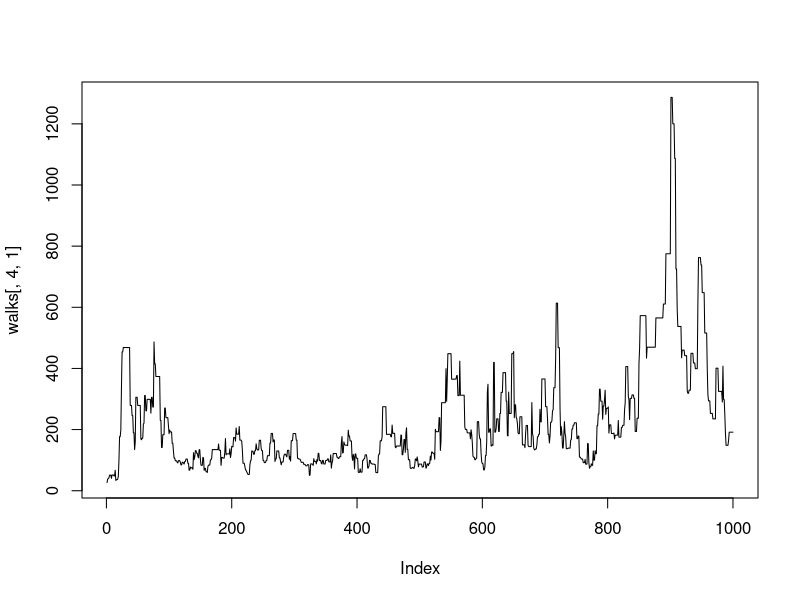
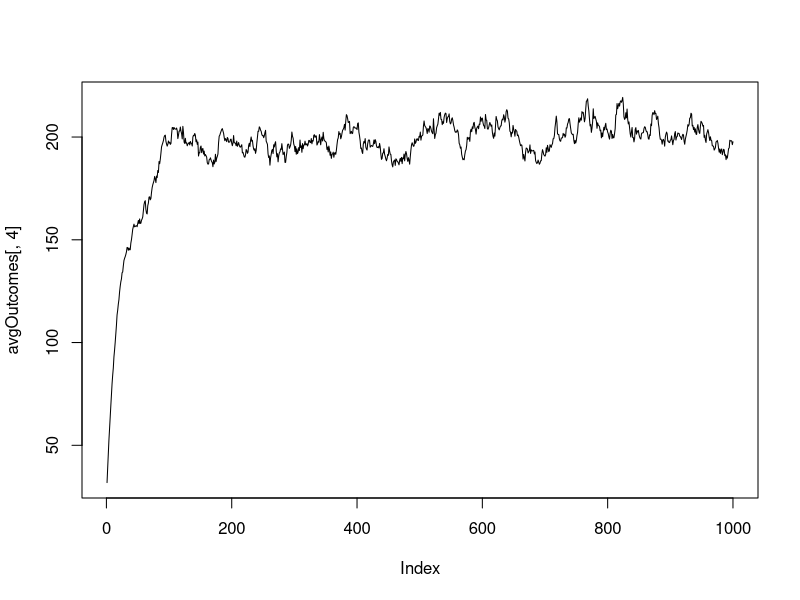
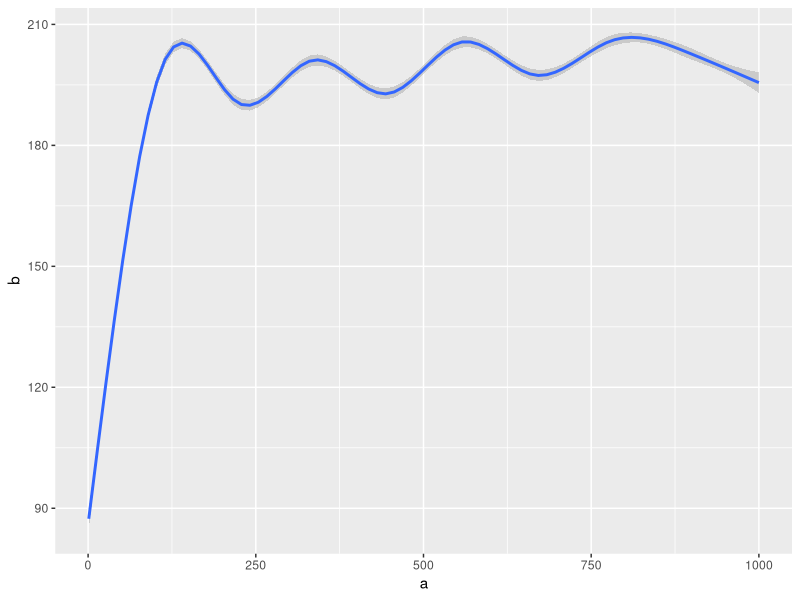
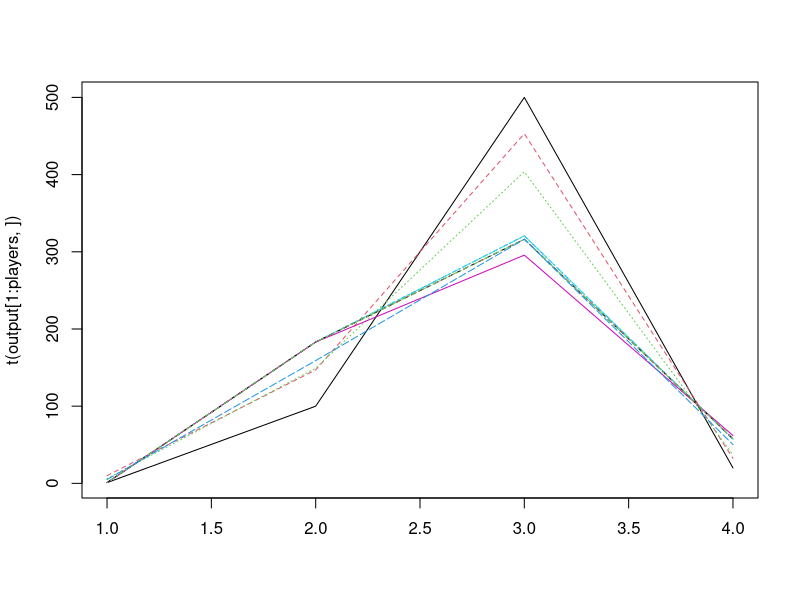
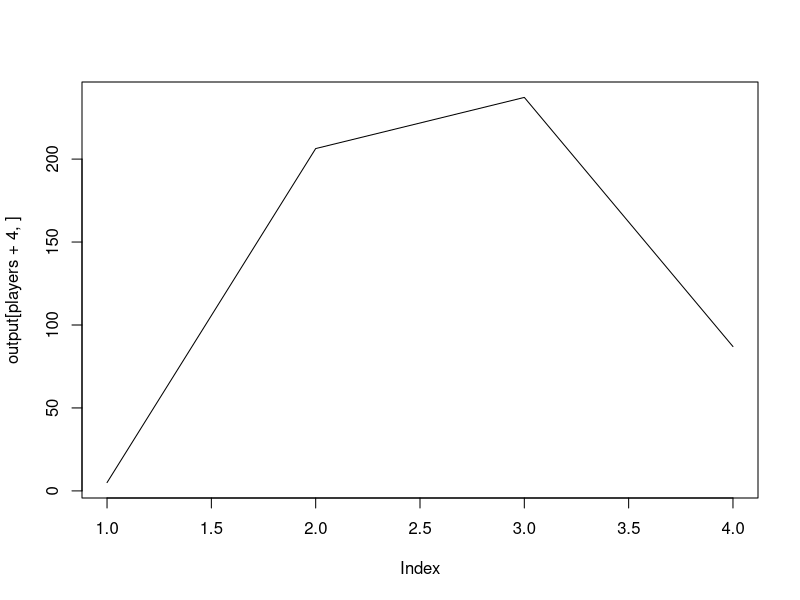
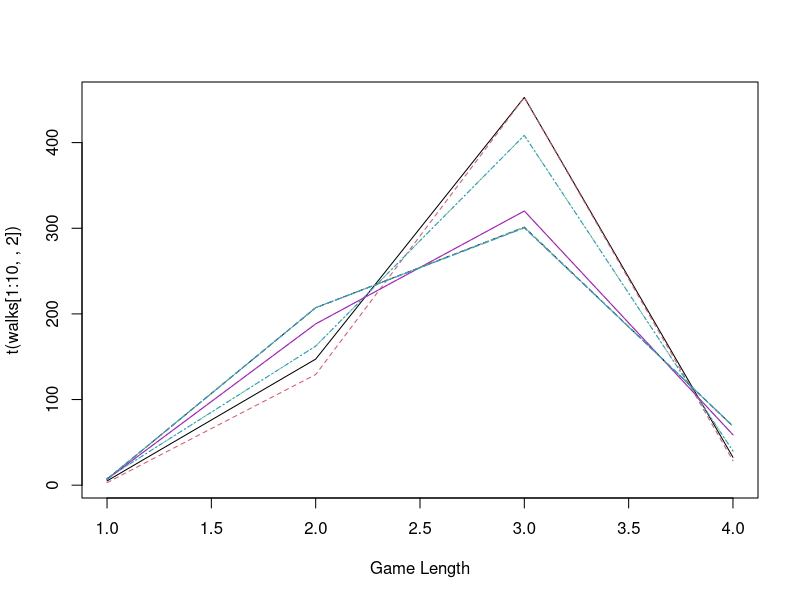
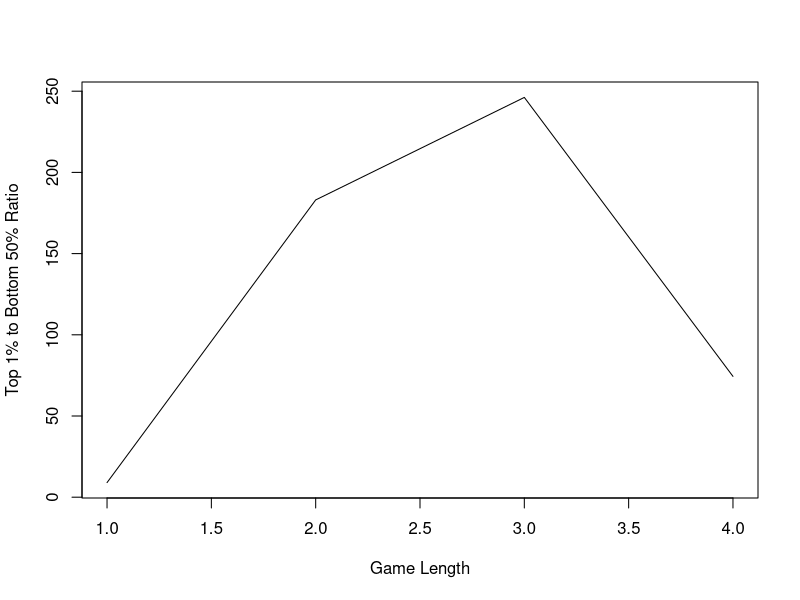
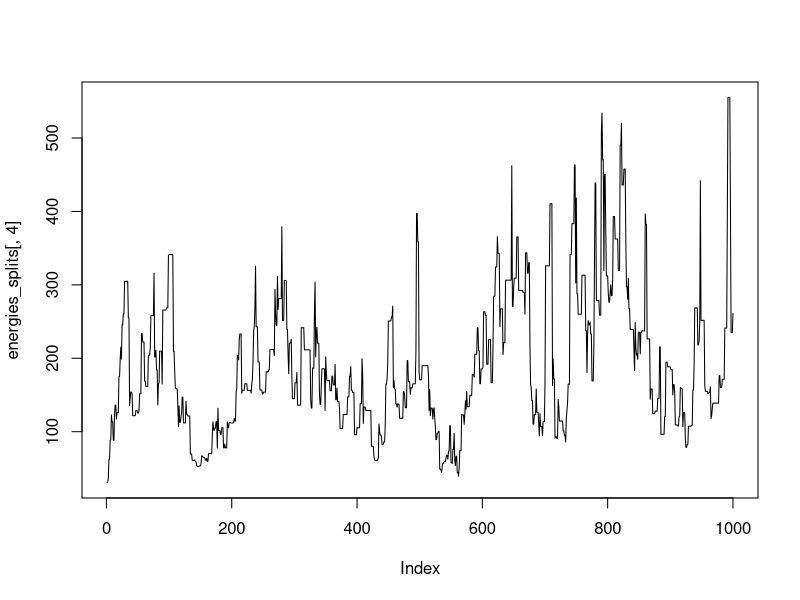

These charts were generated, in order, by the following R code:
library(tidyverse)

# Kinetic Energy Model

# define global parameters
# these are passed as the default for the stepper function
players <- 10
interactions<-1000

# build intial gameset
dat <- matrix(c(1:players,rep(100,players),
                rep(0,players)),nrow=players)

# create energy-simulation function
energies <- function(x){
  
  Wpos <- sample(x[,1],1)
  Lpos <- sample(x[,1],1)
  
  transfer <- runif(n = 1,min=0,max=mean(x[,2]))
  
  if (x[Lpos,2] > transfer) {
    
    x[Wpos,2] <- x[Wpos,2]+transfer
    x[Lpos,2] <- x[Lpos,2]-transfer
    
    x[Wpos,3] <- x[Wpos,3]+1
    x[Lpos,3] <- x[Lpos,3]+1

  } else {
    
    x[Wpos,2] <-x[Wpos,2]
    x[Lpos,2] <-x[Lpos,2]
    
    x[Wpos,3] <- x[Wpos,3]+1
    x[Lpos,3] <- x[Lpos,3]+1
    
  }
  
  vals <- x[,1:3]

}


# prepare diagnostic metrics (only valid for players >=100)
rank_01 <- players/100
rank_50 <- players - (players/2)+1


# create stepper function
stepper <- function(nsteps=interactions,agents=players,DF) {
  
  # prepare logbook of transactions
  transactions <- matrix(ncol=nsteps,nrow=agents)
  
  # prepare diagnostics 
  diagnostics <- matrix(ncol=4,nrow=interactions)

  for (i in seq_len(nsteps)){
    
    # pass function results back to DF
    DF <-energies(DF)
    
    # extract transaction and counter
    trn <-DF[,2] 
    cnt <-DF[,3] 
    
    # sorting of results for diagnostics
    sorts <- DF[order(DF[,2],decreasing=TRUE),]
    
    pos01_unit <- sorts[1,1]
    
    pos01_val <- sorts[1,2]
    pos50_val <-sum(sorts[rank_50:players,2])
    
    diagnostics[i,1] <-pos01_unit
    diagnostics[i,2] <-pos01_val
    diagnostics[i,3] <-pos50_val
    diagnostics[i,4] <-round((pos01_val/pos50_val)*100,1)
    
    
    # pass per-round balances to logbook
    transactions[,i]<-trn

  }
  
    # return data
    #completeRecord <-rbind(transactions,t(diagnostics))
    #return(completeRecord)
    
    # simple case for overall wealth-split trajectories
    return(diagnostics)

}

# No 1 Simple Diagnostic Case
# save to object
output<-stepper(,,dat)

# USING REPLICATE TO CARRY OUT MANY EXPERIMENTS
# repeating N times (100 is ~30mB)
reps <- 400

walks<-replicate(reps,stepper(,,dat))

# and plot first outcome
plot(walks[,4,1],type="l")

# get "average outcome"
avgOutcomes <-rowMeans(walks,dims=2)
plot(avgOutcomes[,4],type="l")

# extract index and avgs into long vector for CI plot
a<-rep(1:interactions,reps)
b<-c(walks[,4,])
join<-as.data.frame(cbind(a,b))

ggplot(aes(a,b),data=join) + geom_smooth()


# No 2 Return All Data
# save to object
output<-stepper(,,dat)

# two different plots
matplot(t(output[1:players,]),type="l")
plot(output[players+4,],type="l")

# and plotting
matplot(t(walks[1:10,,2]),type="l", xlab="Game Length")
plot(walks[players+4,,2],type="l", 
     xlab="Game Length", ylab = "Top 1% to Bottom 50% Ratio")


single_Energy<-energies(dat)

# create log for long-simulation run
energies_transactions <- matrix(ncol=interactions,nrow=players)
energies_ranks <- matrix(ncol=interactions,nrow=players)

# diagnostics
energies_splits <- matrix(ncol=4,nrow=interactions)
  
  # iterate through  main loop
  i=1
  for (i in i:ncol(energies_transactions)) {
    
    results<-energies(dat) # get matrix of results
    
    # extract transaction and counter
    trn <-results[,2] 
    cnt <-results[,3] 
    
    #cnt<-energies(dat[,2])
    #energies_transactions[,i] <-res
    
    # pass balances to log
    energies_transactions[,i] <-trn 
    
    # pass balances to balance sheet
    #dat[,2]<-energies_transactions[,i]  
    dat[,2]<-trn
    dat[,3]<-cnt 
    
    #
    
    sorts <- results[order(results[,2],decreasing=TRUE),]
    energies_ranks[,i] <-sorts[,1]
    
    pos01_unit <- sorts[1,1]
    pos01_val <- sorts[1,2]
    
    pos50_val <-sum(sorts[rank_50:players,2])
    
    energies_splits[i,1] <-pos01_unit
    energies_splits[i,2] <-pos01_val
    energies_splits[i,3] <-pos50_val
    energies_splits[i,4] <-round((pos01_val/pos50_val)*100,1)
    
    
    
  } 
  
                      

 

# calculating length of streaks
energies_splits_df <- as.data.frame(energies_splits)

# demo of functions for finding mean "rank-size change"
energies_splits_df %>% group_by(V2,V1) %>% group_size() %>% 
  cumsum() %>% .[2:length(.)]

# pass above as vector of indices to compute over
which(energies_ranks[,9]==energies_splits[10,1])

# gives "turnover rate" as a function of interactions 
energies_splits_df %>% group_by(V2,V1) %>% group_size()%>% 
  median()/players


# main plot
plot(energies_splits[,4],type="l")

##############################################


  # define parameters
  players <- 10
  interactions<-250
  
  # make intial distribution
  dat <- matrix(rep(interactions,players),nrow = players)
  
  # assign dice "multipliers" 
  dice <-c(-0.8,-0.4,-0.2,0.2,0.4,0.8)
  
  # define game function
  diceGame <- function(x) {
    
    beg <- sum(x) # total in beginning
    int <- x*(1+sample(dice,players,replace = TRUE)) # draw outcomes
    newTot <- sum(int) # sum of new balance
    
    fac <- (newTot-beg)/newTot # calculate factor
    duty <- int-(fac*int) # apply to keep total wealth constant
  
    return(duty) # return new distribution to players
  }
  
  # create holder of results
  holder <- matrix(ncol=interactions,nrow=players)
  
  # iterate through main loop
  i=1
  for (i in i:ncol(holder)) {
    
    results<-apply(dat, MARGIN = 2,FUN = diceGame) # iterate draws down columns
    
    holder[,i] <-results # pass results to holder
    
    dat<-results # reassign latest outcome to balance sheet
    
}

  
matplot(t(holder),type = "l",
        main="Inequality Arising from Pure Chance (Dice Analogy)",
        xlab = "Interactions (n)",
        ylab="Wealth",lty = 1,lwd = 0.5)

# single run
oneTime<-apply(dat,MARGIN = 2,FUN = diceGame)

